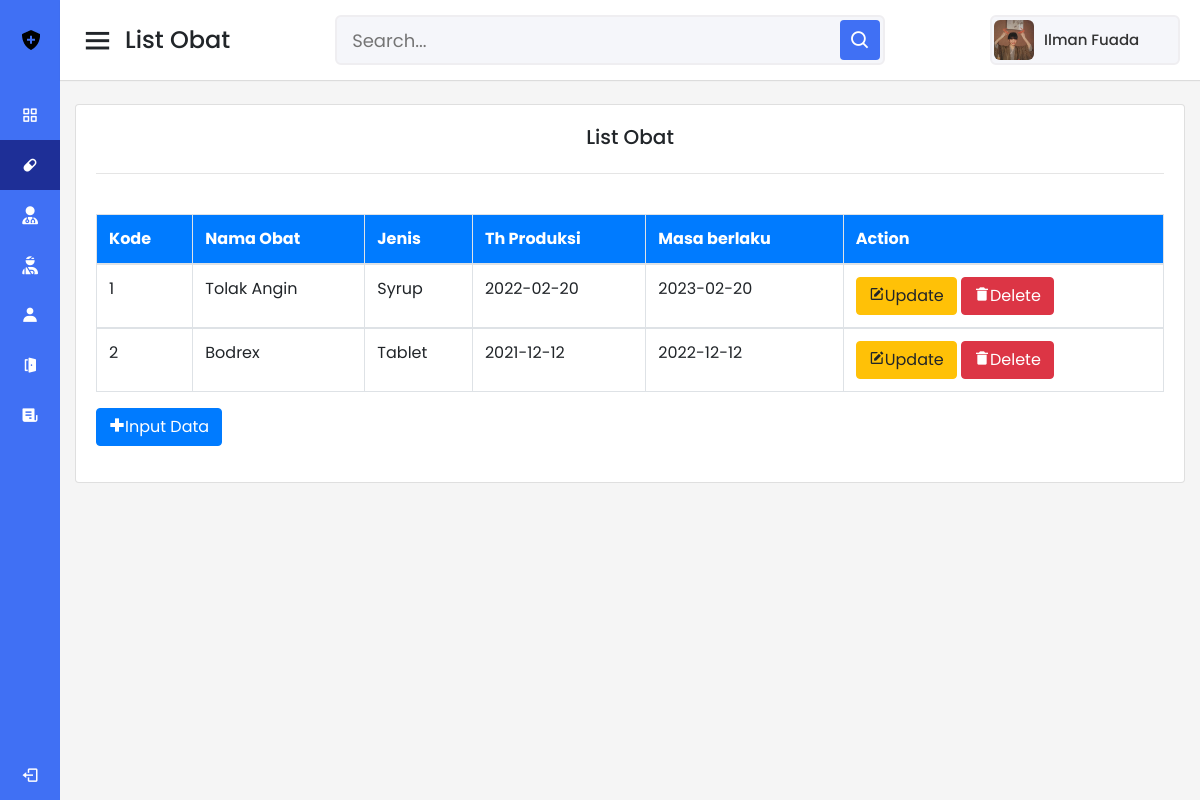
/obat.php, run on the app's committed database.
### tables this page shows
CREATE TABLE `obat` (
  `kode_obat` int(11) NOT NULL AUTO_INCREMENT,
  `nama_obat` varchar(50) DEFAULT NULL,
  `jenis` varchar(50) DEFAULT NULL,
  `tahun_produksi` date DEFAULT NULL,
  `masa_berlaku` date DEFAULT NULL,
  PRIMARY KEY (`kode_obat`)
);

### obat.php (the view, shortened to what this page needs)
<!DOCTYPE html>
<html lang="en">
<head>
  <link rel="stylesheet" href="dash.css">
  <link href='https://unpkg.com/boxicons@2.0.7/css/boxicons.min.css' rel='stylesheet'>
  <link rel="stylesheet" href="https://cdnjs.cloudflare.com/ajax/libs/font-awesome/6.2.1/css/all.min.css">
  <link rel="stylesheet" href="https://cdn.jsdelivr.net/npm/bootstrap@4.6.2/dist/css/bootstrap.min.css">
</head>
<body>
  <div class="sidebar">
    <div class="logo-details">
      <img src="gambar/shield-solid.png" alt="" class="mr-3 ml-2">
      <span class="logo_name">DOKi</span>
    </div>
    <ul class="nav-links">
      <li>
        <a href="dashboard.html">
          <i class='bx bx-grid-alt' ></i>
          <span class="links_name">Dashboard</span>
        </a>
      </li>
      <li>
        <a href="obat.php" class="active">
          <i class='bx bxs-capsule'></i>
          <span class="links_name">Informasi Obat</span>
        </a>
      </li>
      <li>
        <a href="dokter.php">
          <i class="fa-solid fa-user-doctor"></i>
          <span class="links_name">Informasi Dokter</span>
        </a>
      </li>
      <li>
        <a href="pasien.php">
          <i class="fa-solid fa-user-injured"></i>
          <span class="links_name">Informasi Pasien</span>
        </a>
      </li>
      <li>
        <a href="perawat.php">
          <i class='bx bxs-user'></i>
          <span class="links_name">Informasi Perawat</span>
        </a>
      </li>
      <li>
        <a href="kamar.php">
          <i class='bx bxs-door-open'></i>
          <span class="links_name">Informasi Kamar</span>
        </a>
      </li>
      <li>
        <a href="medis.php">
          <i class='bx bxs-receipt'></i>
          <span class="links_name">Riwayat Rekam Medis</span>
        </a>
      </li>
      <li class="log_out">
        <a href="index.html">
          <i class='bx bx-log-out'></i>
          <span class="links_name">Log out</span>
        </a>
      </li>
    </ul>
  </div>
  <section class="home-section">
    <nav>
      <div class="sidebar-button">
        <i class='bx bx-menu sidebarBtn'></i>
        <span class="dashboard">List Obat</span>
      </div>
      <div class="search-box">
        <input type="text" placeholder="Search...">
        <i class='bx bx-search' ></i>
      </div>
      <div class="profile-details">
        <img src="gambar/potrait.jpg" alt="">
        <span class="admin_name">Ilman Fuada</span>
      </div>
    </nav>
    <div class="home-content">
      <div class="container">
        <div class="card">
          <div class="card-body">
            <h5 class="card-title mb-4" style="text-align: center;">List Obat</h5>
            <hr>
            <?php
            include "koneksi.php";
            ?>
            <table class="table table-bordered table-hover">
              <br>
              <thead class="bg-primary text-white">
                <tr>
                  <th>Kode</th>
                  <th>Nama Obat</th>
                  <th>Jenis</th>
                  <th>Th Produksi</th>
                  <th>Masa berlaku</th>
                  <th>Action</th>
                </tr>
              </thead>
              <?php
              include "koneksi.php";
              $sql="select*from obat order by masa_berlaku desc";
              $hasil=mysqli_query($kon,$sql);
              $no=0;
              while ($data = mysqli_fetch_array($hasil)) {
                $no++;
                ?>
                <tbody>
                  <tr>
                    <td><?php echo $no;?></td>
                    <td><?php echo $data["nama_obat"]; ?></td>
                    <td><?php echo $data["jenis"]; ?></td>
                    <td><?php echo $data["tahun_produksi"]; ?></td>
                    <td><?php echo $data["masa_berlaku"]; ?></td>
                    <td>
                      <a href="obatu.php?kode_obat=<?php echo htmlspecialchars($data['kode_obat']); ?>" class="btn btn-warning" role="button"><i class='bx bxs-edit'></i>Update</a>
                      <a href="<?php echo htmlspecialchars($_SERVER["PHP_SELF"]); ?>?kode_obat=<?php echo $data['kode_obat']; ?>" class="btn btn-danger" role="button"><i class='bx bxs-trash-alt'></i>Delete</a>
                    </td>
                  </tr>
                </tbody>
                <?php
              }
              ?>
            </table>
            <a href="obatc.php" class="btn btn-primary mb-3" role="button"><i class='bx bx-plus-medical' ></i>Input Data</a>
          </div>
        </div>
      </div>
    </div>
  </section>
</body>
</html>

### dash.css (style rules this page uses)
* { margin: 0; padding: 0; box-sizing: border-box; font-family: 'Poppins', sans-serif; }
.sidebar { position: fixed; height: 100%; width: 240px; background: #4070f4; transition: all 0.5s ease; }
.sidebar .logo-details { height: 80px; display: flex; align-items: center; margin-left: 11px; }
.sidebar .logo-details .logo_name { color: #fff; font-size: 24px; font-weight: 500; font-family: viga; }
.sidebar .nav-links { margin-top: 10px; }
.sidebar .nav-links li { position: relative; list-style: none; height: 50px; }
.sidebar .nav-links li a { height: 100%; width: 100%; display: flex; align-items: center; text-decoration: none; transition: all 0.4s ease; }
.sidebar .nav-links li a.active { background: #1E2F97; }
.sidebar .nav-links li i { min-width: 60px; text-align: center; font-size: 18px; color: #fff; }
.sidebar .nav-links li a .links_name { color: #fff; font-size: 15px; font-weight: 400; white-space: nowrap; }
.sidebar .nav-links .log_out { position: absolute; bottom: 0; width: 100%; }
.home-section { position: relative; background: #f5f5f5; min-height: 100vh; width: calc(100% - 240px); left: 240px; transition: all 0.5s ease; }
.home-section nav { display: flex; justify-content: space-between; height: 80px; background: #fff; display: flex; align-items: center; position: fixed; width: calc(100% - 240px); left: 240px; z-index: 100; padding: 0 20px; box-shadow: 0 1px 1px rgba(0, 0, 0, 0.1); transition: all 0.5s ease; }
.home-section nav .sidebar-button { display: flex; align-items: center; font-size: 24px; font-weight: 500; }
nav .sidebar-button i { font-size: 35px; margin-right: 10px; }
.home-section nav .search-box { position: relative; height: 50px; max-width: 550px; width: 100%; margin: 0 20px; }
nav .search-box input { height: 100%; width: 100%; outline: none; background: #F5F6FA; border: 2px solid #EFEEF1; border-radius: 6px; font-size: 18px; padding: 0 15px; }
nav .search-box .bx-search { position: absolute; height: 40px; width: 40px; background: #4070f4; right: 5px; top: 50%; transform: translateY(-50%); border-radius: 4px; line-height: 40px; text-align: center; color: #fff; font-size: 22px; transition: all 0.4 ease; }
.home-section nav .profile-details { display: flex; align-items: center; background: #F5F6FA; border: 2px solid #EFEEF1; border-radius: 6px; height: 50px; min-width: 190px; padding: 0 15px 0 2px; }
nav .profile-details img { height: 40px; width: 40px; border-radius: 6px; object-fit: cover; }
nav .profile-details .admin_name { font-size: 15px; font-weight: 500; color: #333; margin: 0 10px; white-space: nowrap; }
.home-section .home-content { position: relative; padding-top: 104px; }
@media (max-width: 1240px) { .sidebar { width: 60px; } }
@media (max-width: 1240px) { .home-section { width: calc(100% - 60px); left: 60px; } }
@media (max-width: 1240px) { .home-section nav { width: calc(100% - 60px); left: 60px; } }

### data on the page
obat: nama_obat "Tolak Angin", jenis "Syrup", tahun_produksi "2022-02-20", masa_berlaku "2023-02-20"
obat: nama_obat "Bodrex", jenis "Tablet", tahun_produksi "2021-12-12", masa_berlaku "2022-12-12"
